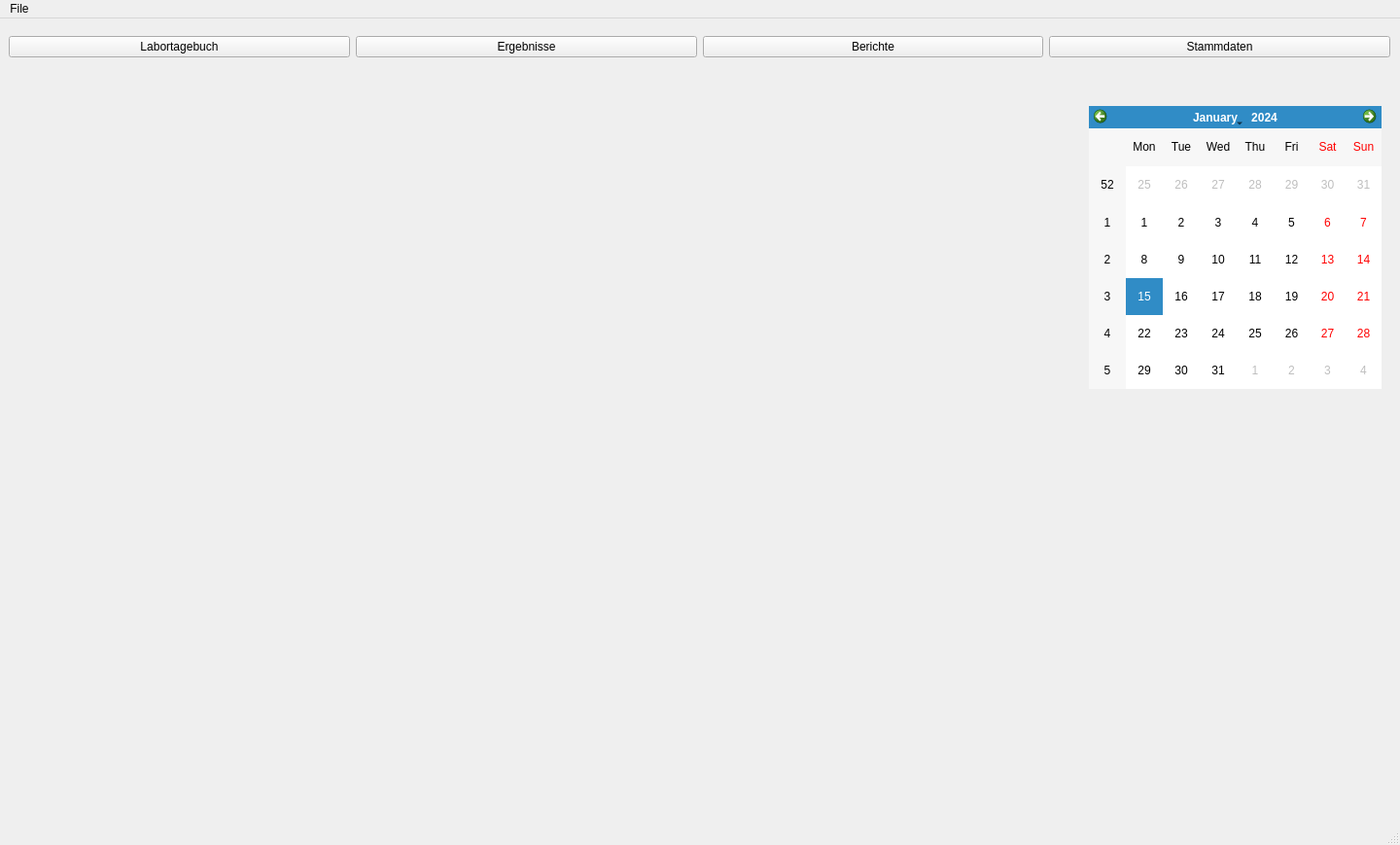
<?xml version="1.0" encoding="UTF-8"?>
<ui version="4.0">
 <class>MainWindow</class>
 <widget class="QMainWindow" name="MainWindow">
  <property name="geometry">
   <rect>
    <x>0</x>
    <y>0</y>
    <width>1440</width>
    <height>869</height>
   </rect>
  </property>
  <property name="windowTitle">
   <string>MainWindow</string>
  </property>
  <widget class="QWidget" name="centralwidget">
   <widget class="QWidget" name="horizontalLayoutWidget">
    <property name="geometry">
     <rect>
      <x>9</x>
      <y>9</y>
      <width>1421</width>
      <height>41</height>
     </rect>
    </property>
    <layout class="QHBoxLayout" name="horizontalLayout">
     <item>
      <widget class="QPushButton" name="pushButton_2">
       <property name="text">
        <string>Labortagebuch</string>
       </property>
      </widget>
     </item>
     <item>
      <widget class="QPushButton" name="pushButton_3">
       <property name="text">
        <string>Ergebnisse</string>
       </property>
      </widget>
     </item>
     <item>
      <widget class="QPushButton" name="pushButton">
       <property name="text">
        <string>Berichte</string>
       </property>
      </widget>
     </item>
     <item>
      <widget class="QPushButton" name="pushButton_4">
       <property name="text">
        <string>Stammdaten</string>
       </property>
      </widget>
     </item>
    </layout>
   </widget>
   <widget class="QCalendarWidget" name="calendarWidget">
    <property name="geometry">
     <rect>
      <x>1120</x>
      <y>90</y>
      <width>301</width>
      <height>291</height>
     </rect>
    </property>
   </widget>
  </widget>
  <widget class="QMenuBar" name="menubar">
   <property name="geometry">
    <rect>
     <x>0</x>
     <y>0</y>
     <width>1440</width>
     <height>18</height>
    </rect>
   </property>
   <widget class="QMenu" name="menuFile">
    <property name="title">
     <string>File</string>
    </property>
    <addaction name="actionCopy"/>
    <addaction name="actionPaste"/>
   </widget>
   <addaction name="menuFile"/>
  </widget>
  <widget class="QStatusBar" name="statusbar"/>
  <action name="actionCopy">
   <property name="text">
    <string>Copy</string>
   </property>
  </action>
  <action name="actionPaste">
   <property name="text">
    <string>Paste</string>
   </property>
  </action>
 </widget>
 <resources/>
 <connections/>
</ui>
